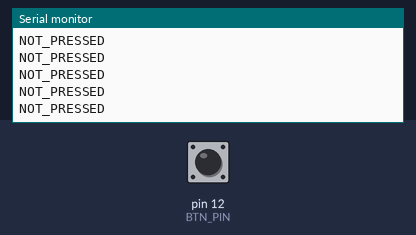
Recording of a sketch running on a simulated Arduino Uno, built with avr-gcc and run on an emulated ATmega328P. On the bench: the last lines printed to the serial monitor. The test bench sets the inputs (shaded band); at power-on: pin 12 (BTN_PIN) HIGH.

Above: at 1.2 s.
1.3 s: pin 12 (BTN_PIN) pulled LOW for 0.15 s
At 1.55 s:
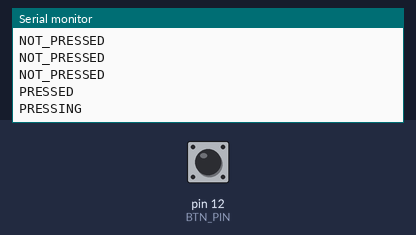
2.9 s: pin 12 (BTN_PIN) pulled LOW for 3.2 s
At 2.99 s:
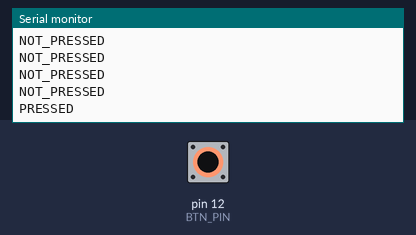

Measured:
- after the input at 1.3 s, the serial monitor: prints a new line at once (image 1)

The sketch:

ButtonTest.ino
```cpp
const int BTN_PIN = 12;
//Button state
const int NOT_PRESSED         = 0;
const int PRESSED             = 1;
const int PRESSING            = 2;
const int RELEASED            = 3;
const int LONG_PRESSED        = 4;
const int LONG_PRESSING       = 5;
const int LONG_PRESS_RELEASED = 6;

void setup(){
  Serial.begin(38400);
  pinMode(BTN_PIN, INPUT_PULLUP);
}
bool transit = false;

void loop(){
  switch (detectBtnStat()) {
      case 0:
        Serial.println("NOT_PRESSED");
        break;
      case 1:
        Serial.println("PRESSED");
        break;
      case 2:
        Serial.println("PRESSING");
        break;
      case 3:
        Serial.println("RELEASED");
        break;
      case 4:
        Serial.println("LONG_PRESSED");
        break;
      case 5:
        Serial.println("LONG_PRESSING");
        break;
      case 6:
        Serial.println("LONG_PRESS_RELEASED");
        break;
  }
  delay(100);
}

int detectBtnStat(){
  static bool is_long = false; // Manage the button long pressing
  static int old_btn_val = digitalRead(BTN_PIN); // The button's previous state.
  static unsigned long pressed_time = 0;           // Time when the button pressed.
  int button_state = NOT_PRESSED;

  int btn_val = digitalRead(BTN_PIN);

  if(!btn_val & (btn_val ^ old_btn_val) & !is_long){
    // When the button is pressed.
    pressed_time = millis();
    button_state = PRESSED;

  }else if(!btn_val & !old_btn_val){
    // When the button is kept pressing.

    if(is_long){
      // When the button is kept pressing over 2 seconds.
      button_state = LONG_PRESSING;
    }else{
      if(millis() - pressed_time > 2000){
        button_state = LONG_PRESSED;
        is_long = true;
      }else{
        button_state = PRESSING;
      }
    }

  }else if(btn_val & (btn_val ^ old_btn_val)){
    // When the button is released.

    if(is_long){
      //When the button is released after long pressing.
      button_state = LONG_PRESS_RELEASED;
      is_long = false;
      delay(80);

    }else{
      if(millis() - pressed_time > 10){
        button_state = RELEASED;
        delay(80);
      }
    }

  }else{
    button_state = NOT_PRESSED;
  }

  old_btn_val = btn_val;

  return button_state;
}
```
